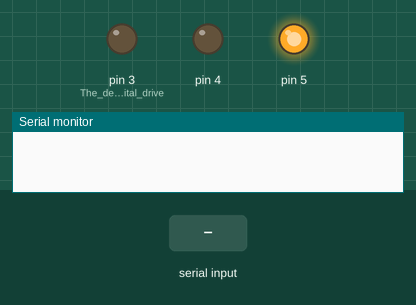
Simulated run of this sketch. Board: Arduino Uno, built with avr-gcc and run on an emulated ATmega328P. Shown: output pins drawn as LEDs (lit = HIGH), the last lines printed to the serial monitor. Inputs (shaded band) come from the test bench.

Above: at 0.1 s.
At 1.6 s:
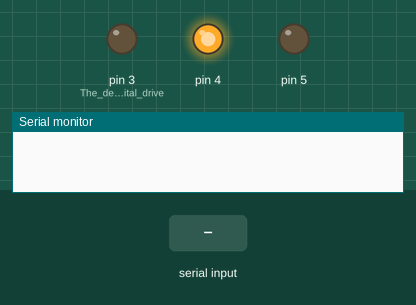
At 17.7 s:
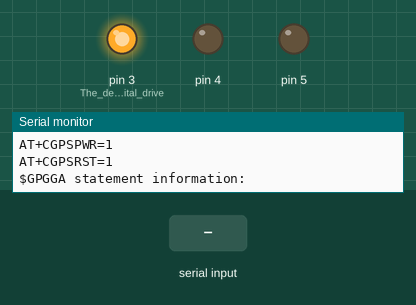
17.8 s: "1\n" received over Serial
Timing chart, 0 to 20.8 s (numbered marks = the images above; inputs shaded):
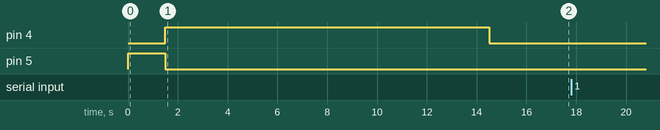

The sketch:

GPS_New.ino
```cpp
String inputString = "";         // a string to hold incoming data
boolean stringComplete = false;  // whether the string is complete

void setup() {

  // reserve 200 bytes for the inputString:
  inputString.reserve(200);

  pinMode(3,OUTPUT);//The default digital driver pins for the GSM and GPS mode
  pinMode(4,OUTPUT);
  pinMode(5,OUTPUT);
  digitalWrite(5,HIGH);
  delay(1500);
  digitalWrite(5,LOW);

  digitalWrite(3,LOW);//Enable GSM mode
  digitalWrite(4,HIGH);//Disable GPS mode
  delay(2000);
  Serial.begin(9600);
  delay(5000);//GPS ready

  Serial.println("AT");
  delay(2000);
  Serial.println("AT+CGPSIPR=9600");
  delay(2000);
  //turn on GPS power supply
  Serial.println("AT+CGPSPWR=1");
  delay(1000);
  //reset GPS in autonomy mode
  Serial.println("AT+CGPSRST=1");
  delay(1000);

  digitalWrite(4,LOW);//Enable GPS mode
  digitalWrite(3,HIGH);//Disable GSM mode
  delay(2000);

  Serial.println("$GPGGA statement information: ");
}

void loop() {

 /*     if (Serial.available() > 0)
      {
                // read the incoming byte:
                incomingByte = Serial.read();

                // say what you got:
                Serial.print("I received: ");
                Serial.println(incomingByte, DEC);
        }
  */

  if (stringComplete) {
    Serial.println(inputString);
    // clear the string:
    inputString = "";
    stringComplete = false;
  }

}

/*
  SerialEvent occurs whenever a new data comes in the
 hardware serial RX.  This routine is run between each
 time loop() runs, so using delay inside loop can delay
 response.  Multiple bytes of data may be available.
*/

void serialEvent() {
  while (Serial.available()) {
    // get the new byte:
    char inChar = (char)Serial.read();
    // add it to the inputString:
    inputString += inChar;
    // if the incoming character is a newline, set a flag
    // so the main loop can do something about it:
    if (inChar == '\n') {
      stringComplete = true;
    }
  }
}
```
